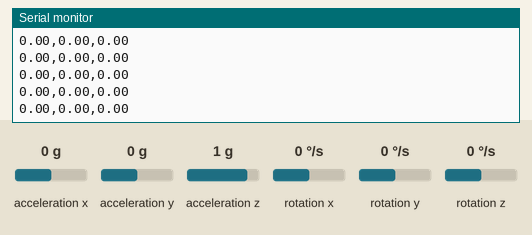
Recording of a sketch running on a simulated ESP32. Shown: the last lines printed to the serial monitor. The inputs (shaded band) are chosen by the test bench; at power-on: acceleration x 0 g, acceleration y 0 g, acceleration z 1 g, rotation z 0 °/s, rotation x 0 °/s, rotation y 0 °/s. WiFi joins after 1.5 s; servers stay silent unless stated.

Above: at 4.2 s.
4.3 s: acceleration x set to -1.4 g
At 4.8 s:
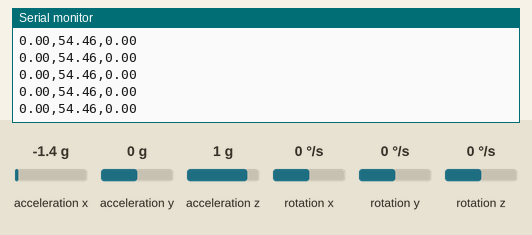
5.8 s: acceleration y set to -1.4 g
At 6.4 s:
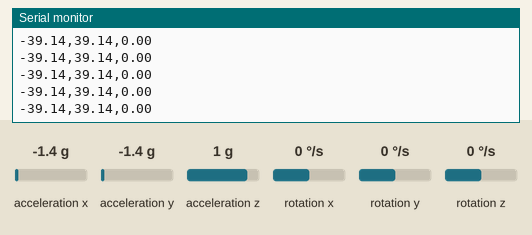
7.3 s: acceleration z set to -1.4 g
At 7.8 s:
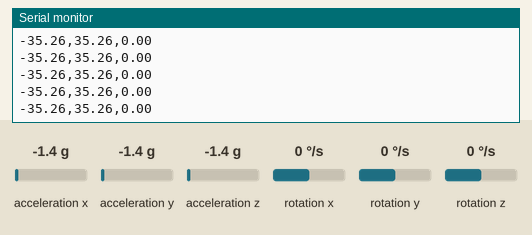
8.8 s: rotation z set to -192 °/s
At 9.6 s:
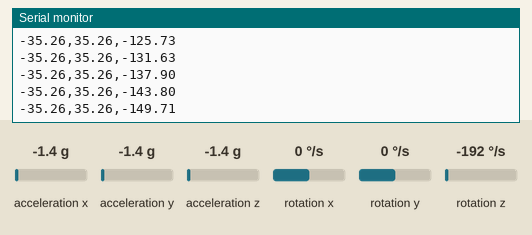
Timing chart, 0 to 11.3 s (numbered marks = the images above; inputs shaded):
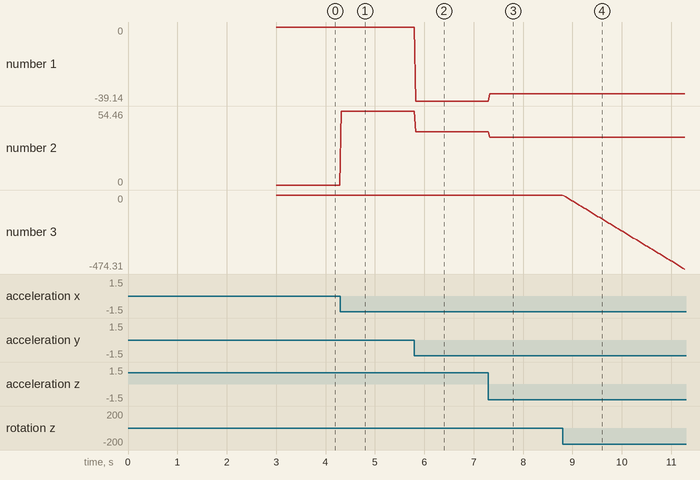

Measured:
- after the input at 4.3 s, the serial monitor: prints a new line at once (image 1)
- after the input at 5.8 s, the serial monitor: prints a new line at once (image 2)
- after the input at 7.3 s, the serial monitor: prints a new line at once (image 3)
- after the input at 8.8 s, the serial monitor: prints a new line at once (image 4)
- plotted number 1: 0 → -39.14 after the input at 5.8 s, -39.14 → -35.26 after the input at 7.3 s
- plotted number 2: 0 → 54.46 after the input at 4.3 s, 54.46 → 39.14 after the input at 5.8 s, 39.14 → 35.26 after the input at 7.3 s
- plotted number 3: 0 → -474.31 after the input at 8.8 s

The sketch:

espmpu6050.ino
```cpp
#include <WiFi.h>
#include <WebSocketsServer.h>
#include <MPU6050_tockn.h>
#include <Wire.h>

const char* ssid = "name";
const char* password = "pass";

IPAddress local_IP(192, 168, 1, 222);
IPAddress gateway(192, 168, 1, 1);
IPAddress subnet(255, 255, 255, 0);

WebSocketsServer webSocket = WebSocketsServer(81);
MPU6050 mpu6050(Wire);
unsigned long lastMsg = 0;

void setup() {
  Serial.begin(115200);
  Wire.begin(21, 22);

  WiFi.config(local_IP, gateway, subnet);
  WiFi.begin(ssid, password);

  mpu6050.begin();
  mpu6050.calcGyroOffsets(true);

  webSocket.begin();
}

void loop() {
  webSocket.loop();
  mpu6050.update();

  unsigned long now = millis();
  if (now - lastMsg > 30) {
    float x = mpu6050.getAngleX();
    float y = mpu6050.getAngleY();
    float z = mpu6050.getAngleZ();

    String msg = String(x, 2) + "," + String(y, 2) + "," + String(z, 2);

    Serial.println(msg);
    webSocket.broadcastTXT(msg);

    lastMsg = now;
  }
}
```
